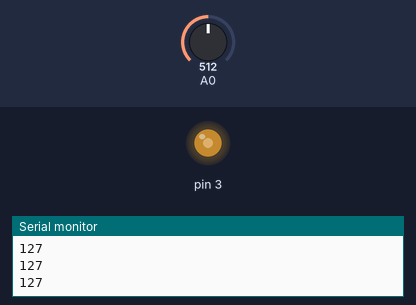
Recording of a sketch running on a simulated Arduino Uno, built with avr-gcc and run on an emulated ATmega328P. Parts: output pins drawn as LEDs (lit = HIGH), the last lines printed to the serial monitor. Inputs (shaded band) come from the test bench; at power-on: A0 = 512.

Above: at 1.3 s.
1.4 s: A0 set to 716
At 2.6 s:
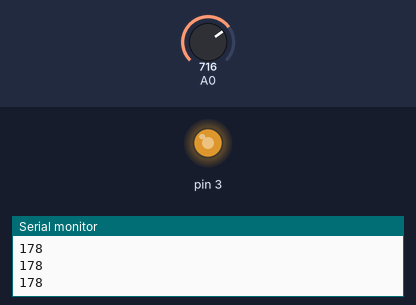
3.0 s: A0 set to 900
At 3.7 s:
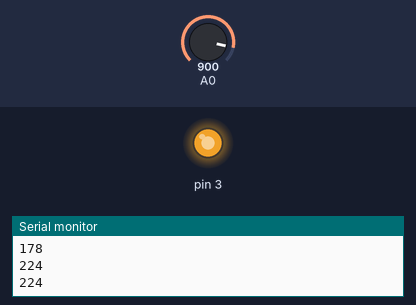
4.5 s: A0 set to 122
At 4.9 s:
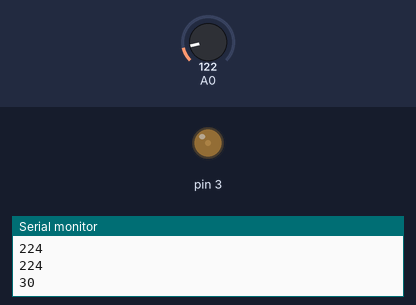
6.0 s: A0 set to 0
At 7.2 s:
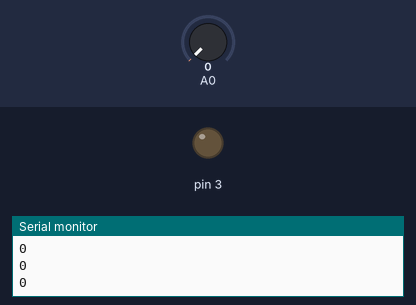
7.5 s: A0 set to 511
At 8.5 s:
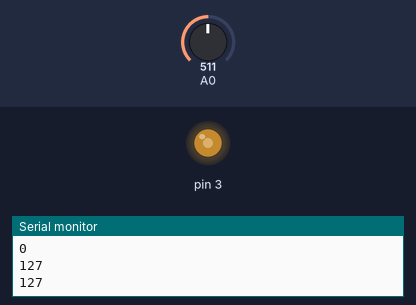
Timing chart, 0 to 10.0 s (numbered marks = the images above; inputs shaded):
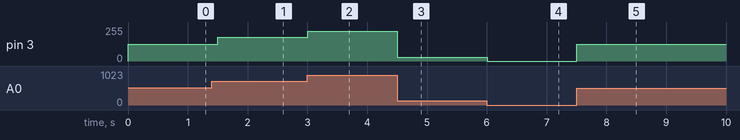

Measured:
- after the input at 1.4 s, pin 3: 127/255 → 178/255 after 0.10 s
- after the input at 3.0 s, pin 3: 178/255 → 224/255 at once
- after the input at 4.5 s, pin 3: 224/255 → 30/255 at once
- after the input at 6.0 s, pin 3: 30/255 → 0/255 at once
- after the input at 7.5 s, pin 3: 0/255 → 127/255 at once

The sketch:

LDR.ino
```cpp
void setup() {
  pinMode(A0,INPUT);
  pinMode(3,OUTPUT);
  Serial.begin(9600);
}

void loop() {
  int pot=analogRead(A0);
  int inp=map(pot,0,1023,0,255);
  analogWrite(3,inp);
  /*
  if (inp>110)
    analogWrite(3,255);
   else
   analogWrite(3,0);
   */

  Serial.println(inp);
  delay(500);

}
```
